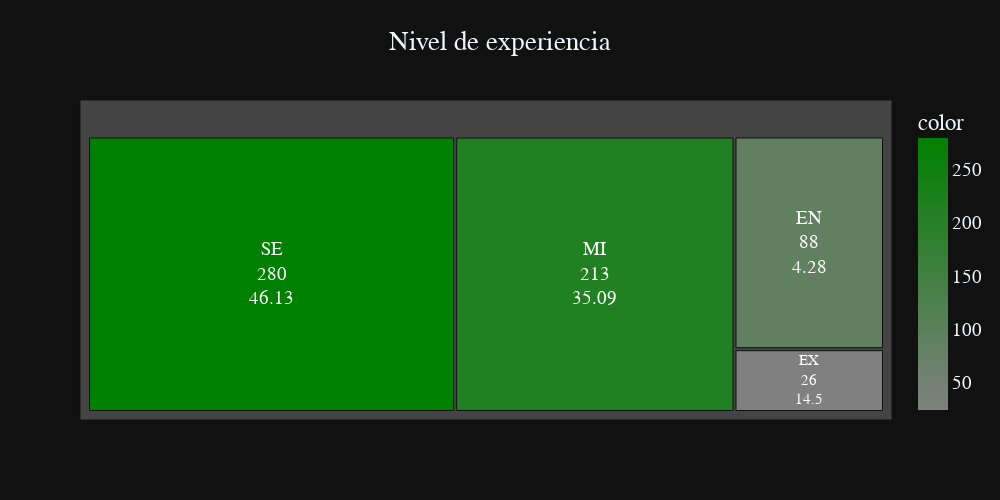

Notebook source saved alongside this figure:
### Markdown cell above
### Niveles de experiencias

### Code cell
ex_level = df['experience_level'].value_counts()

fig = px.treemap(ex_level, 
                 path=[ex_level.index],
                 values=ex_level.values, 
                 title='Nivel de experiencia',
                 color=ex_level.values,
                 color_continuous_scale=['gray', 'green'],
                 color_continuous_midpoint=np.average(ex_level.values),
                 template='plotly_dark',
                 width=1000, height=500)

percents = np.sort(np.round((100*ex_level.values / sum(ex_level.values)).tolist(),2))
print(np.sort(percents))

fig.update_traces(
    textposition='middle center',
    texttemplate='%{label}<br>%{value}<br>%{customdata}',
    hovertemplate='<b>%{label}</b><br>'+'<b>%{value}</b> (%{customdata})',
    customdata=percents
)

fig.update_layout(
    font=dict(size=19,family="Franklin Gothic"),
    title_x=0.5
)

fig.show()

# hay que revisar bien los porcentajes en la grafica

### Figure 1 — Plotly figure (JSON) as saved in the notebook; plotly's stock layout.template omitted (floating-point values rounded to 4 significant figures)
{"data": [{"branchvalues": "total", "customdata": [4.28, 14.5, 35.09, 46.13], "domain": {"x": [0, 1], "y": [0, 1]}, "hovertemplate": "<b>%{label}</b><br><b>%{value}</b> (%{customdata})", "ids": ["EN", "EX", "MI", "SE"], "labels": ["EN", "EX", "MI", "SE"], "marker": {"coloraxis": "coloraxis", "colors": [88, 26, 213, 280]}, "name": "", "parents": ["", "", "", ""], "textposition": "middle center", "texttemplate": "%{label}<br>%{value}<br>%{customdata}", "type": "treemap", "values": [88, 26, 213, 280]}], "layout": {"coloraxis": {"cmid": 151.8, "colorbar": {"title": {"text": "color"}}, "colorscale": [[0, "gray"], [1, "green"]]}, "font": {"family": "Franklin Gothic", "size": 19}, "height": 500, "legend": {"tracegroupgap": 0}, "title": {"text": "Nivel de experiencia", "x": 0.5}, "width": 1000}}
